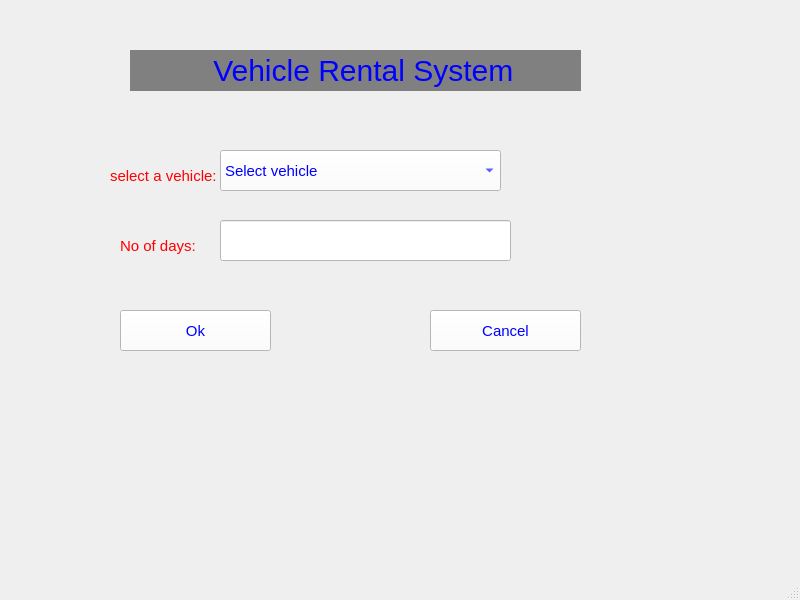
<?xml version="1.0" encoding="UTF-8"?>
<ui version="4.0">
 <class>MainWindow</class>
 <widget class="QMainWindow" name="MainWindow">
  <property name="geometry">
   <rect>
    <x>0</x>
    <y>0</y>
    <width>800</width>
    <height>600</height>
   </rect>
  </property>
  <property name="windowTitle">
   <string>MainWindow</string>
  </property>
  <widget class="QWidget" name="centralwidget">
   <widget class="QLabel" name="label">
    <property name="geometry">
     <rect>
      <x>130</x>
      <y>50</y>
      <width>451</width>
      <height>41</height>
     </rect>
    </property>
    <property name="styleSheet">
     <string notr="true">QLabel{font-size: 30px;
color:  Blue;
background: light gray;}</string>
    </property>
    <property name="text">
     <string>          Vehicle Rental System</string>
    </property>
   </widget>
   <widget class="QLabel" name="label_2">
    <property name="geometry">
     <rect>
      <x>110</x>
      <y>160</y>
      <width>301</width>
      <height>31</height>
     </rect>
    </property>
    <property name="styleSheet">
     <string notr="true">QLabel{font-size:15px;
color: Red ;}</string>
    </property>
    <property name="text">
     <string>select a vehicle:</string>
    </property>
   </widget>
   <widget class="QLabel" name="label_3">
    <property name="geometry">
     <rect>
      <x>120</x>
      <y>230</y>
      <width>301</width>
      <height>31</height>
     </rect>
    </property>
    <property name="styleSheet">
     <string notr="true">QLabel{font-size:15px;
color: Red ;}</string>
    </property>
    <property name="text">
     <string>No of days:</string>
    </property>
   </widget>
   <widget class="QComboBox" name="comboBox">
    <property name="geometry">
     <rect>
      <x>220</x>
      <y>150</y>
      <width>281</width>
      <height>41</height>
     </rect>
    </property>
    <property name="styleSheet">
     <string notr="true">QComboBox{
font-size:15px;
color:blue;
background : white;}
</string>
    </property>
    <item>
     <property name="text">
      <string>Select vehicle</string>
     </property>
    </item>
    <item>
     <property name="text">
      <string>car</string>
     </property>
    </item>
    <item>
     <property name="text">
      <string>bike</string>
     </property>
    </item>
    <item>
     <property name="text">
      <string>scooter</string>
     </property>
    </item>
   </widget>
   <widget class="QLineEdit" name="lineEdit">
    <property name="geometry">
     <rect>
      <x>220</x>
      <y>220</y>
      <width>291</width>
      <height>41</height>
     </rect>
    </property>
    <property name="styleSheet">
     <string notr="true">QLineEdit{font-size:15px;
color: blue;
background: white;}</string>
    </property>
   </widget>
   <widget class="QPushButton" name="pushButton">
    <property name="geometry">
     <rect>
      <x>120</x>
      <y>310</y>
      <width>151</width>
      <height>41</height>
     </rect>
    </property>
    <property name="styleSheet">
     <string notr="true">QPushButton{
font-size:15px;
color:blue;
background: white;}</string>
    </property>
    <property name="text">
     <string>Ok</string>
    </property>
   </widget>
   <widget class="QPushButton" name="pushButton_2">
    <property name="geometry">
     <rect>
      <x>430</x>
      <y>310</y>
      <width>151</width>
      <height>41</height>
     </rect>
    </property>
    <property name="styleSheet">
     <string notr="true">QPushButton{
font-size:15px;
color:blue;
background: white;}</string>
    </property>
    <property name="text">
     <string>Cancel</string>
    </property>
   </widget>
  </widget>
  <widget class="QMenuBar" name="menubar">
   <property name="geometry">
    <rect>
     <x>0</x>
     <y>0</y>
     <width>800</width>
     <height>25</height>
    </rect>
   </property>
  </widget>
  <widget class="QStatusBar" name="statusbar"/>
 </widget>
 <resources/>
 <connections/>
</ui>
